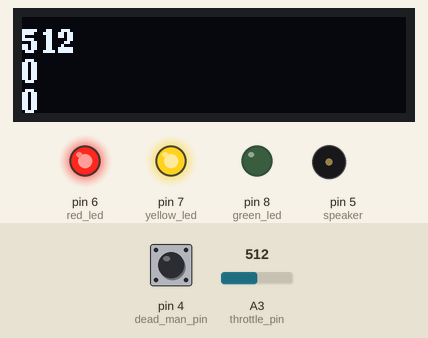
A sketch run on a simulated Arduino Uno, built with avr-gcc and run on an emulated ATmega328P. Parts: 128×32 one-colour display, output pins drawn as LEDs (lit = HIGH), buzzer (waves = sounding, pin HIGH). The inputs (shaded band) are chosen by the test bench; at power-on: pin 4 (dead_man_pin) HIGH, A3 (throttle_pin) = 512. No radio packets arrive unless stated.

Above: at 0.4 s.
Timing chart, 0 to 1.9 s (numbered marks = the images above):
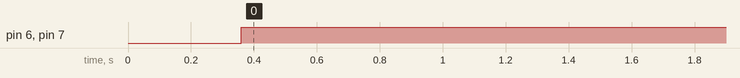

Measured:
- by itself, pin 6 (red_led), pin 7 (yellow_led): LOW → HIGH at 0.36 s

The sketch:

remote_test_V2.ino
```cpp
#include <SPI.h>
#include "RF24.h"
#include <nRF24L01.h>
#include <Arduino.h>
#include <U8g2lib.h>

#ifdef U8X8_HAVE_HW_SPI
#include <SPI.h>
#endif
#ifdef U8X8_HAVE_HW_I2C
#include <Wire.h>
#endif

RF24 myRadio (9, 10); // pins must match

const uint64_t pipe[1] = {0xF0F0F0F0E1LL};

unsigned long lastTransmission; // time of last transmition for keeping in track


// bread board v3 for testing
byte dead_man_pin = 4;
byte red_led = 6;
byte yellow_led = 7;
byte green_led = 8;
byte speaker = 5;
byte lost_con = 0;
int throttle_pin = A3; // for bread board v3 using

int failCount; // how many times we were not able to send data (didnt recieve ack)
int throttle;  // speed of board

// structure for data board sends
struct boardData {
  int batteryLevel;
  byte slip;
};

struct boardData data;

U8G2_SSD1306_128X32_UNIVISION_F_HW_I2C u8g2(U8G2_R0);

void setup() {
    u8g2.begin();
    delay(100);

    // setting pin modes
    pinMode(red_led, OUTPUT);
    pinMode(yellow_led, OUTPUT);
    pinMode(green_led, OUTPUT);
    pinMode(speaker, OUTPUT);
    pinMode(dead_man_pin, INPUT_PULLUP);
    delay(100);

    // starting radio
    myRadio.begin();
    delay(100);
    myRadio.setAutoAck(true);
    myRadio.enableAckPayload();
    myRadio.enableDynamicPayloads();
    myRadio.openWritingPipe(pipe[0]);
    myRadio.setRetries(15,15);
}

// calling functions
void loop() {
    read_remote();
    transmit_to_board();
    read_board_data();
}


/*
 NAME: read_remote()
 DESCRIPTION: Read values of the controller deadman switch + throttle
 INPUTS: NONE
 OUTPUTS: LED change
 RETURN VALUE: NONE
 IMPACTS ON OTHERS: throttle value
 */
void read_remote(){
    // read the value of POT
    throttle = analogRead(throttle_pin);

    // If dead man is triggered send value of POT
    if (digitalRead(dead_man_pin) == 0){
        throttle = throttle;
    }


    //  otherwise send 512 (the middle val of potentiometer)
    else{
        throttle = 512;
    }
}

/*
 NAME: transmit_to_board()
 DESCRIPTION: Sends data to board AND reads ack + payload from board
 INPUTS: NONE
 OUTPUTS: Speaker change
 RETURN VALUE: NONE
 IMPACTS ON OTHERS: failCount, last transmition
 */
void transmit_to_board(){
    // Transmit once every 50 millisecond
    if (millis() - lastTransmission >= 50) {
        lastTransmission = millis();
        boolean sendSuccess = false;
        sendSuccess = myRadio.write(&throttle, sizeof(throttle));

        if(myRadio.isAckPayloadAvailable()) {
            myRadio.read(&data, sizeof(data));
        }

        update_screen();

        if (sendSuccess == true){
            failCount = 0;
            sendSuccess = false;
        }

        else{
            ++failCount;
        }

        // check how many failed packets we had
        if (failCount >= 5) {
            lost_con = 1;
        }

        else{
            lost_con = 0;
        }
    }
}


/*
 NAME: read_board_data()
 DESCRIPTION: parsing data board send back
 INPUTS: NONE
 OUTPUTS: Speakers & LEDs could chagne
 RETURN VALUE: NONE
 IMPACTS ON OTHERS: No actual values changed
 */
void read_board_data(){
    if(data.slip == 0){
        digitalWrite(yellow_led, HIGH);
    }
    else{
        digitalWrite(yellow_led, LOW);
    }

    if(data.batteryLevel > 513){
        digitalWrite(red_led, LOW);
        digitalWrite(green_led, HIGH);
    }

    else if(data.batteryLevel <513 && data.batteryLevel > 256){
        digitalWrite(red_led, HIGH);
        digitalWrite(green_led, HIGH);
    }

    else{
        digitalWrite(red_led, HIGH);
        digitalWrite(green_led, LOW);
    }
}


/*
 NAME: read_board_data()
 DESCRIPTION: reads
 INPUTS: NONE
 OUTPUTS: Speaker change
 RETURN VALUE: NONE
 IMPACTS ON OTHERS: failCount, last transmition
 */
void update_screen(){
    u8g2.clearBuffer();          // clear the internal memory
    u8g2.setFont(u8g2_font_ncenB08_tr); // choose a suitable font
    u8g2.setCursor(0,12);
    u8g2.print(throttle);
    u8g2.setCursor(0,22);
    u8g2.print(data.slip);
    u8g2.setCursor(0,32);
    u8g2.print(data.batteryLevel);
    u8g2.sendBuffer();          // transfer internal memory to the display
}
```
